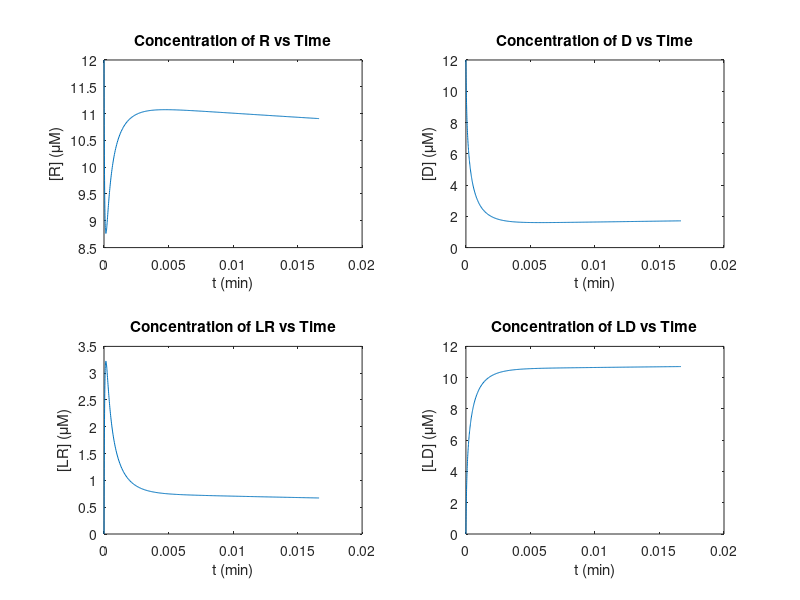

MATLAB code to generate this figure:
function hw2b()
    k = [600 6000 28.8 .288 600 60 .6 .6];  % Rate constants

    t0 = 0;     % Start and end times in minutes
    tf = 1/60;
    % each row corresponds to L, R, D, LR, LD, respectively
    x0 = [12; 12; 12; 0; 0];    % Initial conditions (in uM)
    
    % Call ode45
    options = odeset('RelTol',1e-5,'AbsTol',1e-5);
    [t x] = ode45(@f, [t0 tf], x0, options, k);
    
    subplot(2,2,1);
    plot(t,x(:,2));
    title('Concentration of R vs Time');
    xlabel('t (min)');
    ylabel('[R] (\muM)');
    
    subplot(2,2,2);
    plot(t,x(:,3));
    title('Concentration of D vs Time');
    xlabel('t (min)');
    ylabel('[D] (\muM)');
    
    subplot(2,2,3);
    plot(t,x(:,4));
    title('Concentration of LR vs Time');
    xlabel('t (min)');
    ylabel('[LR] (\muM)');
    
    subplot(2,2,4);
    plot(t,x(:,5));
    title('Concentration of LD vs Time');
    xlabel('t (min)');
    ylabel('[LD] (\muM)');
end

function dydt = f(t,y,k)
    % dL/dt
    dydt(1) = k(2)*y(4)+k(6)*y(5)-k(1)*y(1)*y(2)-k(5)*y(1)*y(3);
    % dR/dt
    dydt(2) = k(2)*y(4)+k(8)*y(1)*y(3)-(k(1)+k(7))*y(1)*y(2);
    % dD/dt
    dydt(3) = k(6)*y(5)+k(7)*y(1)*y(2)-(k(5)+k(8))*y(1)*y(3);
    % dLR/dt
    dydt(4) = k(1)*y(1)*y(2)+k(4)*y(5)-(k(2)+k(3))*y(4);
    % dLD/dt
    dydt(5) = k(3)*y(4)+k(5)*y(1)*y(3)-(k(4)+k(6))*y(5);
    dydt = dydt';
end
